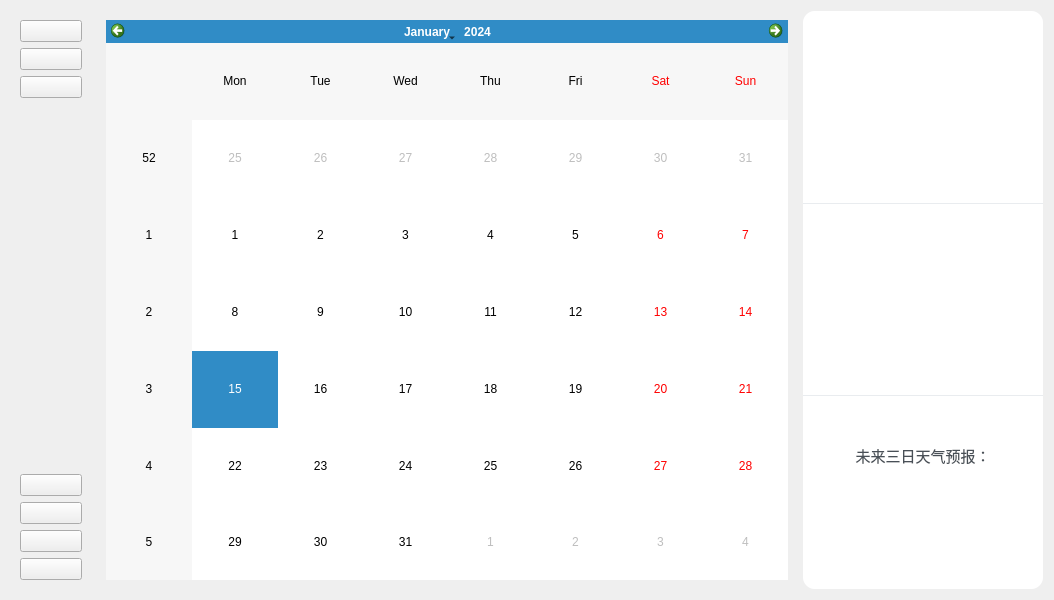
<?xml version="1.0" encoding="UTF-8"?>
<ui version="4.0">
 <class>Widget</class>
 <widget class="QWidget" name="Widget">
  <property name="geometry">
   <rect>
    <x>0</x>
    <y>0</y>
    <width>1000</width>
    <height>600</height>
   </rect>
  </property>
  <property name="windowTitle">
   <string>个人日程助手</string>
  </property>
  <layout class="QHBoxLayout" name="horizontalLayout">
   <item>
    <widget class="QWidget" name="toolBarWidget" native="true">
     <property name="minimumSize">
      <size>
       <width>80</width>
       <height>0</height>
      </size>
     </property>
     <property name="maximumSize">
      <size>
       <width>80</width>
       <height>16777215</height>
      </size>
     </property>
     <layout class="QVBoxLayout" name="verticalLayout">
      <item>
       <widget class="QPushButton" name="calendarButton">
        <property name="toolTip">
         <string>日历</string>
        </property>
        <property name="text">
         <string/>
        </property>
        <property name="iconSize">
         <size>
          <width>24</width>
          <height>24</height>
         </size>
        </property>
       </widget>
      </item>
      <item>
       <widget class="QPushButton" name="emailButton">
        <property name="toolTip">
         <string>邮箱</string>
        </property>
        <property name="text">
         <string/>
        </property>
        <property name="iconSize">
         <size>
          <width>24</width>
          <height>24</height>
         </size>
        </property>
       </widget>
      </item>
      <item>
       <widget class="QPushButton" name="viewAllSchedulesButton">
        <property name="toolTip">
         <string>日程表</string>
        </property>
        <property name="text">
         <string/>
        </property>
        <property name="iconSize">
         <size>
          <width>24</width>
          <height>24</height>
         </size>
        </property>
       </widget>
      </item>
      <item>
       <spacer name="verticalSpacer">
        <property name="orientation">
         <enum>Qt::Orientation::Vertical</enum>
        </property>
        <property name="sizeHint" stdset="0">
         <size>
          <width>20</width>
          <height>40</height>
         </size>
        </property>
       </spacer>
      </item>
      <item>
       <widget class="QPushButton" name="addScheduleButton">
        <property name="toolTip">
         <string>添加日程</string>
        </property>
        <property name="text">
         <string/>
        </property>
        <property name="iconSize">
         <size>
          <width>24</width>
          <height>24</height>
         </size>
        </property>
       </widget>
      </item>
      <item>
       <widget class="QPushButton" name="sendEmailButton">
        <property name="toolTip">
         <string>发邮件</string>
        </property>
        <property name="text">
         <string/>
        </property>
        <property name="iconSize">
         <size>
          <width>24</width>
          <height>24</height>
         </size>
        </property>
       </widget>
      </item>
      <item>
       <widget class="QPushButton" name="userManagementButton">
        <property name="toolTip">
         <string>邮箱账号管理</string>
        </property>
        <property name="text">
         <string/>
        </property>
        <property name="iconSize">
         <size>
          <width>24</width>
          <height>24</height>
         </size>
        </property>
       </widget>
      </item>
      <item>
       <widget class="QPushButton" name="settingsButton">
        <property name="toolTip">
         <string>设置</string>
        </property>
        <property name="text">
         <string/>
        </property>
        <property name="iconSize">
         <size>
          <width>24</width>
          <height>24</height>
         </size>
        </property>
       </widget>
      </item>
     </layout>
    </widget>
   </item>
   <item>
    <widget class="QWidget" name="calendarWidget" native="true">
     <property name="minimumSize">
      <size>
       <width>700</width>
       <height>0</height>
      </size>
     </property>
     <layout class="QVBoxLayout" name="verticalLayout_2">
      <item>
       <widget class="QCalendarWidget" name="calendarView">
        <property name="sizePolicy">
         <sizepolicy hsizetype="Expanding" vsizetype="Expanding">
          <horstretch>0</horstretch>
          <verstretch>0</verstretch>
         </sizepolicy>
        </property>
       </widget>
      </item>
     </layout>
    </widget>
   </item>
   <item>
    <widget class="QWidget" name="weatherWidget" native="true">
     <property name="minimumSize">
      <size>
       <width>240</width>
       <height>0</height>
      </size>
     </property>
     <property name="maximumSize">
      <size>
       <width>280</width>
       <height>16777215</height>
      </size>
     </property>
     <property name="styleSheet">
      <string notr="true">#weatherWidget {
 background-color: #f8f9fa;
 border-radius: 12px;
 padding: 0px;
}
</string>
     </property>
     <layout class="QVBoxLayout" name="verticalLayout_3">
      <property name="spacing">
       <number>0</number>
      </property>
      <property name="leftMargin">
       <number>0</number>
      </property>
      <property name="topMargin">
       <number>0</number>
      </property>
      <property name="rightMargin">
       <number>0</number>
      </property>
      <property name="bottomMargin">
       <number>0</number>
      </property>
      <item>
       <widget class="QFrame" name="dateFrame">
        <property name="styleSheet">
         <string notr="true">#dateFrame {
 background-color: #ffffff;
 border-top-left-radius: 12px;
 border-top-right-radius: 12px;
 border-bottom: 1px solid #e9ecef;
 padding: 12px 8px;
}
</string>
        </property>
        <layout class="QVBoxLayout" name="dateLayout">
         <property name="spacing">
          <number>4</number>
         </property>
         <property name="leftMargin">
          <number>8</number>
         </property>
         <property name="topMargin">
          <number>12</number>
         </property>
         <property name="rightMargin">
          <number>8</number>
         </property>
         <property name="bottomMargin">
          <number>12</number>
         </property>
         <item>
          <widget class="QLabel" name="dateLabel">
           <property name="font">
            <font>
             <family>Microsoft YaHei</family>
             <pointsize>20</pointsize>
             <weight>75</weight>
             <bold>true</bold>
            </font>
           </property>
           <property name="styleSheet">
            <string notr="true">color: #2c3e50;</string>
           </property>
           <property name="text">
            <string></string>
           </property>
           <property name="alignment">
            <set>Qt::AlignmentFlag::AlignCenter</set>
           </property>
          </widget>
         </item>
         <item>
          <widget class="QLabel" name="lunarLabel">
           <property name="font">
            <font>
             <family>Microsoft YaHei</family>
             <pointsize>12</pointsize>
            </font>
           </property>
           <property name="styleSheet">
            <string notr="true">color: #6c757d;</string>
           </property>
           <property name="text">
            <string></string>
           </property>
           <property name="alignment">
            <set>Qt::AlignmentFlag::AlignCenter</set>
           </property>
          </widget>
         </item>
         <item>
          <widget class="QLabel" name="solarTermLabel">
           <property name="font">
            <font>
             <family>Microsoft YaHei</family>
             <pointsize>11</pointsize>
             <weight>60</weight>
            </font>
           </property>
           <property name="styleSheet">
            <string notr="true">color: #495057;</string>
           </property>
           <property name="text">
            <string></string>
           </property>
           <property name="alignment">
            <set>Qt::AlignmentFlag::AlignCenter</set>
           </property>
          </widget>
         </item>
        </layout>
       </widget>
      </item>
      <item>
       <widget class="QFrame" name="weatherFrame">
        <property name="styleSheet">
         <string notr="true">#weatherFrame {
 background-color: #ffffff;
 border-bottom: 1px solid #e9ecef;
 padding: 16px 8px;
}
</string>
        </property>
        <layout class="QVBoxLayout" name="weatherLayout">
         <property name="spacing">
          <number>6</number>
         </property>
         <property name="leftMargin">
          <number>8</number>
         </property>
         <property name="topMargin">
          <number>16</number>
         </property>
         <property name="rightMargin">
          <number>8</number>
         </property>
         <property name="bottomMargin">
          <number>16</number>
         </property>
         <item>
          <widget class="QLabel" name="weatherConditionLabel">
           <property name="font">
            <font>
             <family>Microsoft YaHei</family>
             <pointsize>16</pointsize>
             <weight>75</weight>
             <bold>true</bold>
            </font>
           </property>
           <property name="wordWrap">
            <bool>true</bool>
           </property>
           <property name="styleSheet">
            <string notr="true">color: #2c3e50;</string>
           </property>
           <property name="text">
            <string></string>
           </property>
           <property name="alignment">
            <set>Qt::AlignmentFlag::AlignCenter</set>
           </property>
          </widget>
         </item>
         <item>
          <widget class="QLabel" name="temperatureRangeLabel">
           <property name="font">
            <font>
             <family>Microsoft YaHei</family>
             <pointsize>14</pointsize>
             <weight>50</weight>
            </font>
           </property>
           <property name="styleSheet">
            <string notr="true">color: #495057;</string>
           </property>
           <property name="text">
            <string></string>
           </property>
           <property name="alignment">
            <set>Qt::AlignmentFlag::AlignCenter</set>
           </property>
          </widget>
         </item>
         <item>
          <widget class="QLabel" name="temperatureTrendLabel">
           <property name="font">
            <font>
             <family>Microsoft YaHei</family>
             <pointsize>11</pointsize>
             <weight>50</weight>
            </font>
           </property>
           <property name="styleSheet">
            <string notr="true">color: #6c757d;</string>
           </property>
           <property name="text">
            <string></string>
           </property>
           <property name="alignment">
            <set>Qt::AlignmentFlag::AlignCenter</set>
           </property>
          </widget>
         </item>
        </layout>
       </widget>
      </item>
      <item>
       <widget class="QFrame" name="forecastFrame">
        <property name="styleSheet">
         <string notr="true">#forecastFrame {
 background-color: #ffffff;
 border-bottom-left-radius: 12px;
 border-bottom-right-radius: 12px;
 padding: 12px 8px;
}
</string>
        </property>
        <layout class="QVBoxLayout" name="forecastLayout">
         <property name="spacing">
          <number>6</number>
         </property>
         <property name="leftMargin">
          <number>8</number>
         </property>
         <property name="topMargin">
          <number>12</number>
         </property>
         <property name="rightMargin">
          <number>8</number>
         </property>
         <property name="bottomMargin">
          <number>12</number>
         </property>
         <item>
          <widget class="QLabel" name="forecastTitleLabel">
           <property name="font">
            <font>
             <family>Microsoft YaHei</family>
             <pointsize>11</pointsize>
             <weight>60</weight>
            </font>
           </property>
           <property name="styleSheet">
            <string notr="true">color: #495057;</string>
           </property>
           <property name="text">
            <string>未来三日天气预报：</string>
           </property>
           <property name="alignment">
            <set>Qt::AlignmentFlag::AlignCenter</set>
           </property>
          </widget>
         </item>
         <item>
          <widget class="QLabel" name="forecastContentLabel">
           <property name="font">
            <font>
             <family>Microsoft YaHei</family>
             <pointsize>11</pointsize>
            </font>
           </property>
           <property name="styleSheet">
            <string notr="true">color: #6c757d;
line-height: 1.6;</string>
           </property>
           <property name="wordWrap">
            <bool>true</bool>
           </property>
           <property name="text">
            <string/>
           </property>
           <property name="alignment">
            <set>Qt::AlignmentFlag::AlignCenter</set>
           </property>
           <property name="wordWrap">
            <bool>true</bool>
           </property>
          </widget>
         </item>
        </layout>
       </widget>
      </item>
     </layout>
    </widget>
   </item>
  </layout>
 </widget>
 <resources/>
 <connections/>
</ui>
